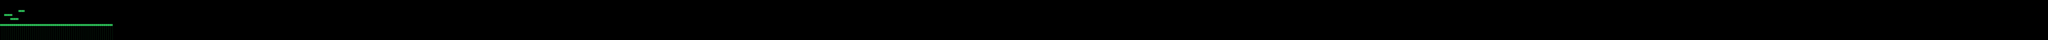

A level layout from a 2D game, rendered from its tile map. Below: a short description, then the map file with tile-grid data replaced by summaries:
An orthogonal 1000x20 tile map with 30x30 px tiles, 1 tile layer (collision), 2 hidden layers not drawn.

<map version="1.0" orientation="orthogonal" width="1000" height="20" tilewidth="30" tileheight="30">
 <tileset firstgid="1" name="test" tilewidth="30" tileheight="30">
  <image source="Tiles/test.png" width="90" height="30" />
 </tileset>
 <layer name="collision" width="1000" height="20">
  <data>[20000 cells, 451 non-empty, 2 distinct tile ids]</data>
 </layer>
 <layer name="background" width="1000" height="20" visible="0">
  <data>[20000 cells, 0 non-empty, 0 distinct tile ids]</data>
 </layer>
 <layer name="object" width="1000" height="20" visible="0">
  <data>[20000 cells, 0 non-empty, 0 distinct tile ids]</data>
 </layer>
</map>
